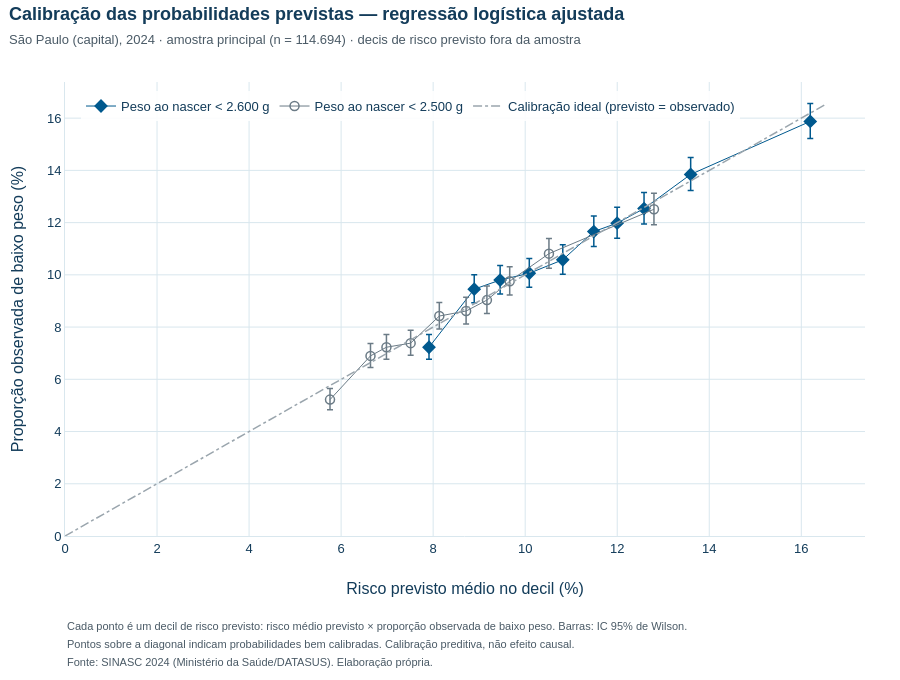

Source (notebook cell):
### Code cell
# Figura C — calibração por decis de risco previsto, com IC 95% de Wilson, para os dois limites de peso.
fig_cal = go.Figure()
limite = 0
for rotulo, cor, simbolo in [("< 2.600 g", COR_T1, "diamond"), ("< 2.500 g", COR_REFERENCIA, "circle-open")]:
    curva = curva_calibracao(p6[DESFECHOS[rotulo]].to_numpy(), previsoes[rotulo, "M3"])
    limite = max(limite, 100 * curva[["previsto", "ic95_sup"]].to_numpy().max())
    fig_cal.add_scatter(
        x=100 * curva.previsto, y=100 * curva.observado, mode="markers+lines", name=f"Peso ao nascer {rotulo}",
        marker=dict(color=cor, symbol=simbolo, size=9, line=dict(width=1.5, color=cor)), line=dict(color=cor, width=1),
        error_y=dict(type="data", symmetric=False, array=100 * (curva.ic95_sup - curva.observado),
                     arrayminus=100 * (curva.observado - curva.ic95_inf), thickness=1.5, width=3, color=cor),
        hovertemplate="risco previsto médio %{x:.1f}%<br>proporção observada %{y:.1f}%<extra>" + rotulo + "</extra>")
fig_cal.add_scatter(x=[0, limite], y=[0, limite], mode="lines", name="Calibração ideal (previsto = observado)",
                    line=dict(color=COR_ACASO, dash="dashdot", width=1.5), hoverinfo="skip")
layout_academico(
    fig_cal, "Calibração das probabilidades previstas — regressão logística ajustada",
    f"São Paulo (capital), 2024 · amostra principal (n = {fmt(len(p6))}) · decis de risco previsto fora da amostra",
    notas=["Cada ponto é um decil de risco previsto: risco médio previsto × proporção observada de baixo peso. Barras: IC 95% de Wilson.",
           "Pontos sobre a diagonal indicam probabilidades bem calibradas. Calibração preditiva, não efeito causal.",
           FONTE_SINASC_2024],
    nome_arquivo="nb06_calibracao", largura=900, altura=680)
fig_cal.update_xaxes(title="Risco previsto médio no decil (%)", range=[0, limite * 1.05])
fig_cal.update_yaxes(title="Proporção observada de baixo peso (%)", range=[0, limite * 1.05])
fig_cal.update_layout(legend=dict(x=0.02, y=0.98, xanchor="left", yanchor="top", bgcolor="rgba(255,255,255,0.9)"))
exibir_plotly(fig_cal)

### Figure 1 — Plotly figure (JSON) as saved in the notebook; plotly's stock layout.template omitted (floating-point values rounded to 4 significant figures)
{"data": [{"error_y": {"array": [0.4883, 0.5491, 0.5577, 0.5639, 0.5761, 0.6002, 0.607, 0.6186, 0.6442, 0.6802], "arrayminus": [0.4597, 0.5219, 0.5308, 0.5372, 0.5497, 0.5745, 0.5816, 0.5935, 0.62, 0.6574], "color": "#00598E", "symmetric": false, "thickness": 1.5, "type": "data", "width": 3}, "hovertemplate": "risco previsto médio %{x:.1f}%<br>proporção observada %{y:.1f}%<extra>< 2.600 g</extra>", "line": {"color": "#00598E", "width": 1}, "marker": {"color": "#00598E", "line": {"color": "#00598E", "width": 1.5}, "size": 9, "symbol": "diamond"}, "mode": "markers+lines", "name": "Peso ao nascer < 2.600 g", "type": "scatter", "x": [7.91, 8.893, 9.456, 10.09, 10.82, 11.49, 12.0, 12.58, 13.6, 16.19], "y": [7.228, 9.452, 9.8, 10.06, 10.58, 11.66, 11.98, 12.54, 13.85, 15.88]}, {"error_y": {"array": [0.4223, 0.4783, 0.4884, 0.493, 0.5223, 0.5275, 0.5384, 0.5566, 0.5815, 0.618], "arrayminus": [0.3924, 0.4495, 0.4597, 0.4645, 0.4945, 0.4997, 0.511, 0.5297, 0.5552, 0.5929], "color": "#6B7B86", "symmetric": false, "thickness": 1.5, "type": "data", "width": 3}, "hovertemplate": "risco previsto médio %{x:.1f}%<br>proporção observada %{y:.1f}%<extra>< 2.500 g</extra>", "line": {"color": "#6B7B86", "width": 1}, "marker": {"color": "#6B7B86", "line": {"color": "#6B7B86", "width": 1.5}, "size": 9, "symbol": "circle-open"}, "mode": "markers+lines", "name": "Peso ao nascer < 2.500 g", "type": "scatter", "x": [5.759, 6.638, 6.985, 7.511, 8.134, 8.716, 9.168, 9.663, 10.52, 12.8], "y": [5.222, 6.897, 7.228, 7.384, 8.423, 8.615, 9.032, 9.757, 10.81, 12.51]}, {"hoverinfo": "skip", "line": {"color": "#9AA5AD", "dash": "dashdot", "width": 1.5}, "mode": "lines", "name": "Calibração ideal (previsto = observado)", "type": "scatter", "x": [0, 16.56], "y": [0, 16.56]}], "layout": {"annotations": [{"align": "left", "font": {"color": "#4A5A66", "size": 11}, "showarrow": false, "text": "Cada ponto é um decil de risco previsto: risco médio previsto × proporção observada de baixo peso. Barras: IC 95% de Wilson.", "x": 0, "xanchor": "left", "xref": "paper", "y": 0, "yanchor": "top", "yref": "paper", "yshift": -82}, {"align": "left", "font": {"color": "#4A5A66", "size": 11}, "showarrow": false, "text": "Pontos sobre a diagonal indicam probabilidades bem calibradas. Calibração preditiva, não efeito causal.", "x": 0, "xanchor": "left", "xref": "paper", "y": 0, "yanchor": "top", "yref": "paper", "yshift": -100}, {"align": "left", "font": {"color": "#4A5A66", "size": 11}, "showarrow": false, "text": "Fonte: SINASC 2024 (Ministério da Saúde/DATASUS). Elaboração própria.", "x": 0, "xanchor": "left", "xref": "paper", "y": 0, "yanchor": "top", "yref": "paper", "yshift": -118}], "font": {"color": "#133C5A", "family": "Arial, Helvetica, sans-serif", "size": 13}, "height": 680, "hoverlabel": {"bgcolor": "white", "bordercolor": "#D9E7EE", "font": {"color": "#133C5A", "family": "Arial, Helvetica, sans-serif", "size": 13}}, "legend": {"bgcolor": "rgba(255,255,255,0.9)", "x": 0.02, "xanchor": "left", "y": 0.98, "yanchor": "top"}, "margin": {"b": 144, "t": 82}, "meta": {"nome_arquivo": "nb06_calibracao"}, "separators": ",.", "title": {"font": {"color": "#133C5A", "size": 18}, "text": "<b>Calibração das probabilidades previstas — regressão logística ajustada</b><br><span style='font-size:13px;color:#4A5A66'>São Paulo (capital), 2024 · amostra principal (n = 114.694) · decis de risco previsto fora da amostra</span>", "x": 0.01, "xanchor": "left", "y": 0.97, "yanchor": "top"}, "width": 900, "xaxis": {"range": [0, 17.38], "title": {"text": "Risco previsto médio no decil (%)"}}, "yaxis": {"range": [0, 17.38], "title": {"text": "Proporção observada de baixo peso (%)"}}}}
